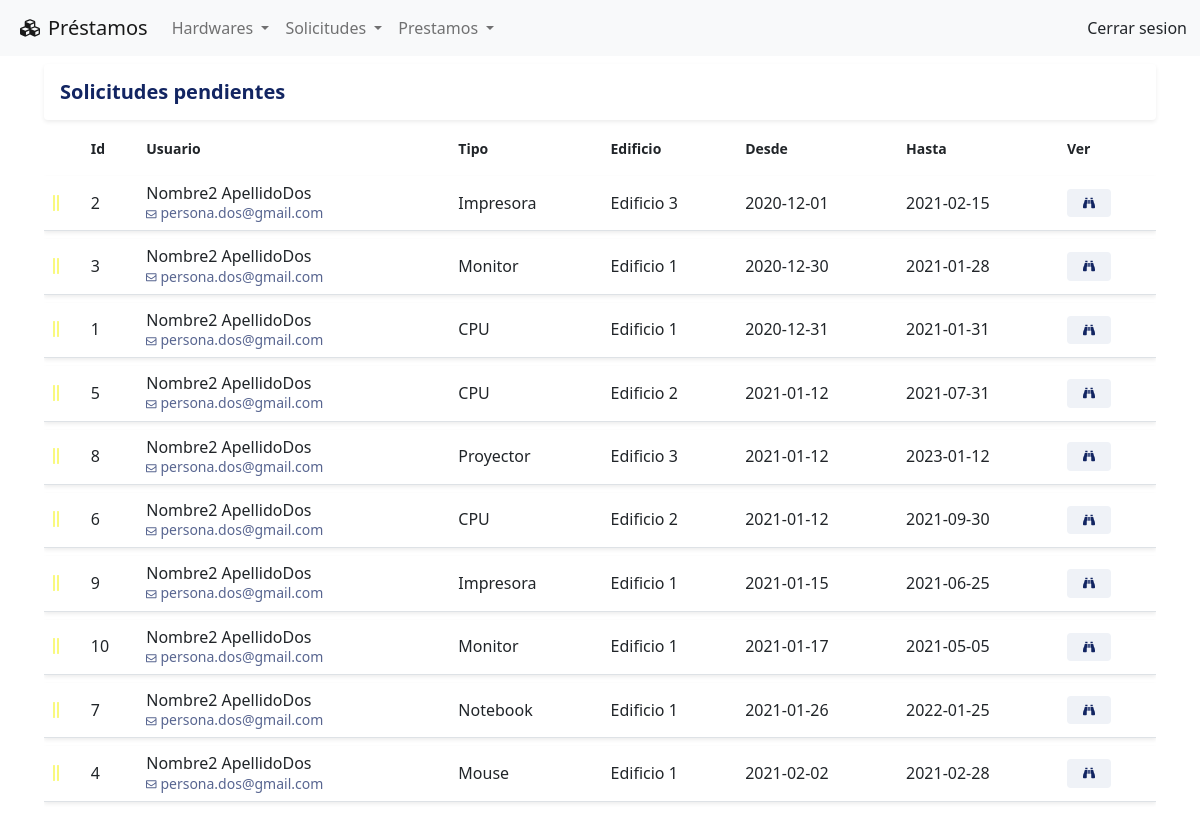
The page /solicitud/pendientes on the database its author committed.
### tables this page shows
CREATE TABLE IF NOT EXISTS solicitudes
( 
    id_solicitud INT AUTO_INCREMENT PRIMARY KEY NOT NULL, 
    id_tipo_hardware INT NOT NULL,
    id_usuario INT NOT NULL,
    id_edificio INT NOT NULL ,
    fecha_desde DATE NOT NULL,
    fecha_hasta DATE NOT NULL,
    motivo_solicitud VARCHAR(1024) NOT NULL,
    motivo_aprobacion VARCHAR(1024),
    id_estado_solicitud INT NOT NULL ,
    created_at TIMESTAMP DEFAULT CURRENT_TIMESTAMP,
    updated_at DATETIME DEFAULT CURRENT_TIMESTAMP ON UPDATE CURRENT_TIMESTAMP,
    FOREIGN KEY (id_tipo_hardware) REFERENCES tipos_hardware(id_tipo_hardware),
    FOREIGN KEY (id_usuario) REFERENCES usuarios(id_usuario),
    FOREIGN KEY (id_edificio) REFERENCES edificios(id_edificio)
);

CREATE TABLE IF NOT EXISTS usuarios
( 
    id_usuario INT AUTO_INCREMENT PRIMARY KEY NOT NULL, 
    nombre VARCHAR(60) NOT NULL, 
    apellido VARCHAR(60) NOT NULL, 
    email VARCHAR(60) NOT NULL UNIQUE,
    password VARCHAR(20) NOT NULL,
    id_rol_usuario INT NOT NULL,
    created_at TIMESTAMP DEFAULT CURRENT_TIMESTAMP,
    updated_at DATETIME DEFAULT CURRENT_TIMESTAMP ON UPDATE CURRENT_TIMESTAMP
);

CREATE TABLE IF NOT EXISTS tipos_hardware
(
    id_tipo_hardware INT AUTO_INCREMENT PRIMARY KEY NOT NULL,
    tipo_hardware VARCHAR(40) NOT NULL UNIQUE,
    created_at TIMESTAMP DEFAULT CURRENT_TIMESTAMP,
    updated_at DATETIME DEFAULT CURRENT_TIMESTAMP ON UPDATE CURRENT_TIMESTAMP
);

CREATE TABLE IF NOT EXISTS edificios
( 
    id_edificio INT AUTO_INCREMENT PRIMARY KEY NOT NULL, 
    edificio VARCHAR(60) NOT NULL UNIQUE,
    created_at TIMESTAMP DEFAULT CURRENT_TIMESTAMP,
    updated_at DATETIME DEFAULT CURRENT_TIMESTAMP ON UPDATE CURRENT_TIMESTAMP
);

### controllers/solicitudController.php (called while the page is built, shortened)
<?php
require_once 'models/solicitudModel.php';
class SolicitudController{
    public function pendientes() {
        $solicitud = new SolicitudModel();
        $solicitudes = $solicitud->getAll();
        $solicitud->setEncabezado('pendientes');
        $estado = 3;
        require_once 'views/solicitud/listado.php';
    }
}

### index.php (called while the page is built, shortened)
<?php
    require_once "config/database.php";
    include_once "views/layouts/header.php";
    include_once "views/layouts/navbar.php";
    include_once "views/layouts/main.php";
    include_once "views/layouts/footer.php";
?>

### config/database.php (called while the page is built)
<?php
class Database {
    public static function connect(){
        $db = new mysqli('localhost', 'root', '', 'prestamos');
        $db->query ("SET NAMES 'utf-8'");
        return $db;
    }
}

### models/solicitudModel.php (called while the page is built, shortened)
<?php
    class SolicitudModel{
            private $db;
            private $encabezado;
        public function __construct() {
            $this->db = Database::connect();
        }
        public function getEncabezado() {
            return $this->encabezado;
        }
        public function setEncabezado($encabezado) {
            $this->encabezado = $encabezado;
        }
        public function getAll() {
            $solicitudes = $this->db->query(
            "SELECT
                solicitudes.id_solicitud,
                tipos_hardware.tipo_hardware,
                usuarios.nombre,
                usuarios.apellido,
                usuarios.email,
                edificios.edificio,
                solicitudes.fecha_desde,
                solicitudes.fecha_hasta,
                estados_solicitud.id_estado_solicitud
                FROM
                    solicitudes
                INNER JOIN tipos_hardware ON solicitudes.id_tipo_hardware = tipos_hardware.id_tipo_hardware
                INNER JOIN usuarios ON solicitudes.id_usuario  = usuarios.id_usuario
                INNER JOIN edificios ON solicitudes.id_edificio = edificios.id_edificio
                INNER JOIN estados_solicitud ON solicitudes.id_estado_solicitud =  estados_solicitud.id_estado_solicitud
                GROUP BY solicitudes.id_solicitud
                ORDER BY solicitudes.fecha_desde;
            ");
            return $solicitudes;
        }
    }

### views/solicitud/listado.php (the view, shortened to what this page needs)
<div class="row">
    <div class="col align-middle">
        <div class="card d-inline-block border-0 shadow-sm shadow-hover w-100">
            <div class="card-body d-flex justify-content-between align-items-center">
                <h5 class="mb-0"> Solicitudes <?= $solicitud->getEncabezado()?></h5>
			</div>
        </div>
    </div>
</div>
<div class="row">
    <div class="col">
        <div class="table-responsive">
            <table class="table table-hover">
                <thead class="thead-light">
                    <tr>
                        <th scope="col"><small class="font-weight-bold"><small></th>
                        <th scope="col"><small class="font-weight-bold">Id<small></th>
                        <th scope="col"><small class="font-weight-bold">Usuario<small></th>
                        <th scope="col"><small class="font-weight-bold">Tipo<small></th>
                        <th scope="col"><small class="font-weight-bold">Edificio<small></th>
                        <th scope="col"><small class="font-weight-bold">Desde<small></th>
                        <th scope="col"><small class="font-weight-bold">Hasta<small></th>
                        <th scope="col"><small class="font-weight-bold">Ver<small></th>
                    </tr>
                </thead>
                <tbody>
                    <?php while($dato = $solicitudes->fetch_object()): ?>
                    <?php  $estadoSolicitud = $dato->id_estado_solicitud;
                        if($estadoSolicitud == $estado) {
                    ?>
                        <tr class="shadow-sm">
                        <td class="align-middle">
                                <i class="fas fa-grip-lines-vertical"
                                    <?php
                                        switch ($estado) {
                                            case 3:
                                                echo 'style="color:rgba(244, 244, 0, 0.5)"';
                                                break;
                                        }
                                    ?>
                                > </i>
                            </td>
                            <td class="align-middle"><span><?= $dato->id_solicitud; ?></span></td>
                            <td><span class="d-block"></i>     <?= $dato->nombre; ?> <?= $dato->apellido; ?>
                                </span><small class="text-muted"><i class="far fa-envelope fa-xs"></i>     <?= $dato->email; ?></small>
                            </td>
                            <td class="align-middle"><span><?= $dato->tipo_hardware; ?></span></td>
                            <td class="align-middle"><span><?= $dato->edificio; ?></span></td>
                            <td class="align-middle"><span><?= $dato->fecha_desde; ?></span></td>
                            <td class="align-middle"><span><?= $dato->fecha_hasta; ?></span></td>
                            <td class="align-middle">
                                <a href = "<?= URL ?>solicitud/editar&id=<?=$dato->id_solicitud?>">
                                    <span class="badge badge-secondary"><i class="fas fa-binoculars"></i></span>
                                </a>
                            </td>
                        </tr>
                    <?php } endwhile; ?>
                </tbody>
            </table>
        </div>
    </div>
</div>

### public/css/style.css (style rules this page uses)
:root { --primary: #122562; --light: #ffffff; --light-blue: #F5F6FA; --grey: #eff2f7; }
h1, h2, h3, h4, h5, h6 { color: var(--primary); font-weight: 700; }
.text-muted { color: var(--primary) !important; opacity: .7; }
.shadow-sm { box-shadow: 0 0 1.25rem rgba(11,37,75,.05); }
.shadow-hover { transition: 1s ease-in-out; }
.badge { padding: .5rem 1rem; }
.badge-secondary { background-color: var(--grey); color: var(--primary); }
table { border-collapse: separate; border-spacing: 0 .5rem; }
table thead th { border: 0 !important; }
table tbody tr { background-color: var(--light); }
table tbody td { border-top: 0 !important; line-height: 1.2; }
html { position: relative; min-height: 100%; }
body { margin-bottom: 60px; }

### rows shown on the page
solicitudes: id_solicitud "2", id_usuario.nombre "Nombre2", id_usuario.apellido "ApellidoDos", id_usuario.email "persona.dos@gmail.com", id_tipo_hardware.tipo_hardware "Impresora", id_edificio.edificio "Edificio 3", fecha_desde "2020-12-01", fecha_hasta "2021-02-15"
solicitudes: id_solicitud "3", id_usuario.nombre "Nombre2", id_usuario.apellido "ApellidoDos", id_usuario.email "persona.dos@gmail.com", id_tipo_hardware.tipo_hardware "Monitor", id_edificio.edificio "Edificio 1", fecha_desde "2020-12-30", fecha_hasta "2021-01-28"
solicitudes: id_solicitud "1", id_usuario.nombre "Nombre2", id_usuario.apellido "ApellidoDos", id_usuario.email "persona.dos@gmail.com", id_tipo_hardware.tipo_hardware "CPU", id_edificio.edificio "Edificio 1", fecha_desde "2020-12-31", fecha_hasta "2021-01-31"
solicitudes: id_solicitud "5", id_usuario.nombre "Nombre2", id_usuario.apellido "ApellidoDos", id_usuario.email "persona.dos@gmail.com", id_tipo_hardware.tipo_hardware "CPU", id_edificio.edificio "Edificio 2", fecha_desde "2021-01-12", fecha_hasta "2021-07-31"
solicitudes: id_solicitud "8", id_usuario.nombre "Nombre2", id_usuario.apellido "ApellidoDos", id_usuario.email "persona.dos@gmail.com", id_tipo_hardware.tipo_hardware "Proyector", id_edificio.edificio "Edificio 3", fecha_desde "2021-01-12", fecha_hasta "2023-01-12"
solicitudes: id_solicitud "6", id_usuario.nombre "Nombre2", id_usuario.apellido "ApellidoDos", id_usuario.email "persona.dos@gmail.com", id_tipo_hardware.tipo_hardware "CPU", id_edificio.edificio "Edificio 2", fecha_desde "2021-01-12", fecha_hasta "2021-09-30"
solicitudes: id_solicitud "9", id_usuario.nombre "Nombre2", id_usuario.apellido "ApellidoDos", id_usuario.email "persona.dos@gmail.com", id_tipo_hardware.tipo_hardware "Impresora", id_edificio.edificio "Edificio 1", fecha_desde "2021-01-15", fecha_hasta "2021-06-25"
solicitudes: id_solicitud "10", id_usuario.nombre "Nombre2", id_usuario.apellido "ApellidoDos", id_usuario.email "persona.dos@gmail.com", id_tipo_hardware.tipo_hardware "Monitor", id_edificio.edificio "Edificio 1", fecha_desde "2021-01-17", fecha_hasta "2021-05-05"
solicitudes: id_solicitud "7", id_usuario.nombre "Nombre2", id_usuario.apellido "ApellidoDos", id_usuario.email "persona.dos@gmail.com", id_tipo_hardware.tipo_hardware "Notebook", id_edificio.edificio "Edificio 1", fecha_desde "2021-01-26", fecha_hasta "2022-01-25"
solicitudes: id_solicitud "4", id_usuario.nombre "Nombre2", id_usuario.apellido "ApellidoDos", id_usuario.email "persona.dos@gmail.com", id_tipo_hardware.tipo_hardware "Mouse", id_edificio.edificio "Edificio 1", fecha_desde "2021-02-02", fecha_hasta "2021-02-28"

### other values the page prints
$solicitud->getEncabezado() "pendientes"
